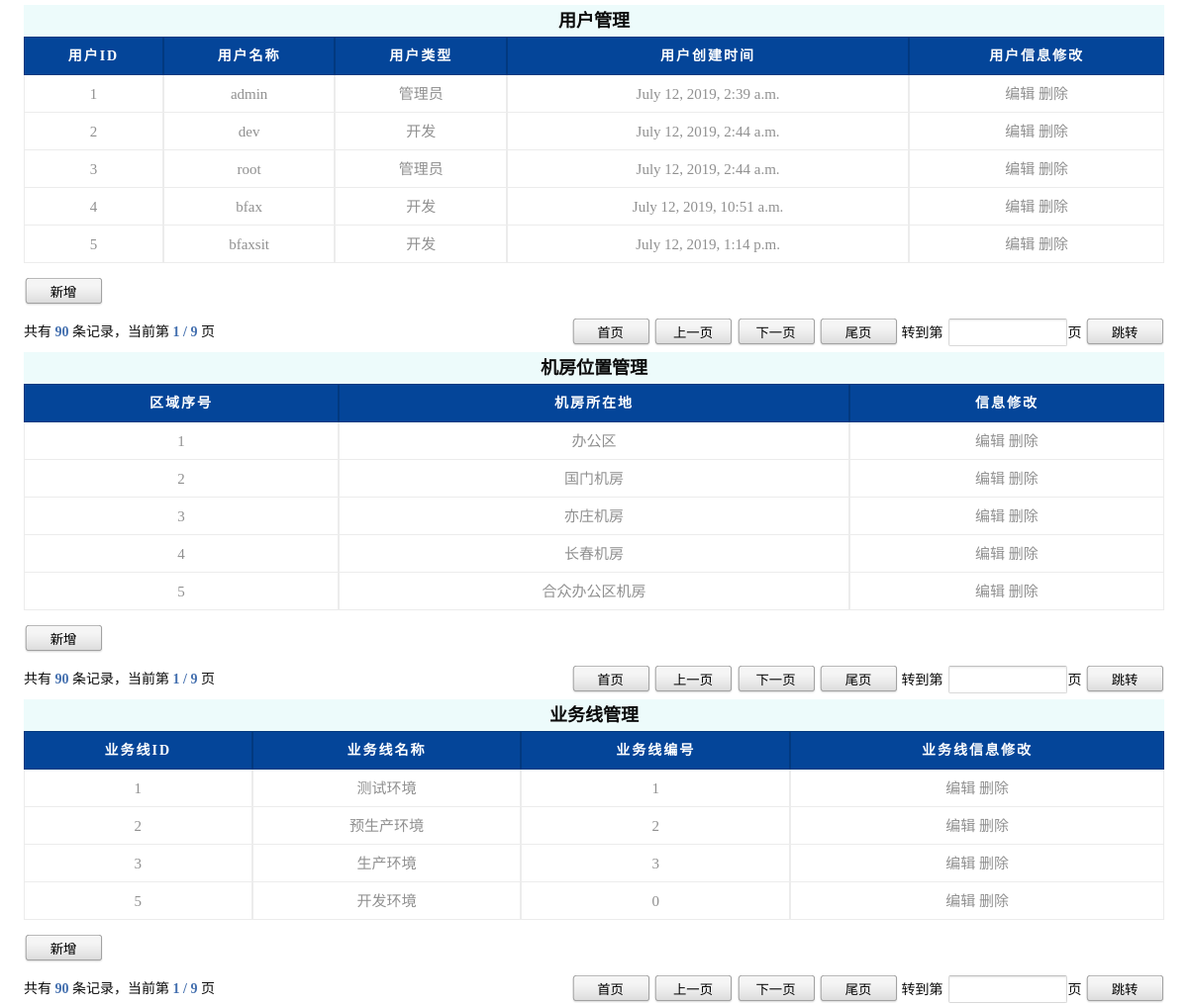
The page /app01/info_manage/ (signed in) on the database its author committed.
### app01/models.py (models this page shows)
class User(models.Model):
    name = models.CharField(max_length=18)
    pwd = models.CharField(max_length=32)
    type_choices = (
        (1,"开发"),
        (2,"测试"),
        (3,"管理员"),
    )
    type_id = models.IntegerField(choices=type_choices, default=1)
    ctime = models.DateTimeField(auto_now_add=True, null=True)

class Area(models.Model):
    location = models.CharField(max_length=32,null=True)

class Business(models.Model):
    caption = models.CharField(max_length=32)
    code = models.CharField(max_length=32)

### app01/views.py (the view)
    def inner(request,*args,**kwargs):
        if not request.session.get('is_login', None):
            return redirect('/app01/login/')
        return func(request,*args,**kwargs)

### app01/views.py (called while the page is built)
def auth(func):
    def inner(request,*args,**kwargs):
        if not request.session.get('is_login', None):
            return redirect('/app01/login/')
        return func(request,*args,**kwargs)
    return inner

@auth
def info_manage(request):
    user = models.User.objects.all()
    area = models.Area.objects.all()
    business = models.Business.objects.all()
    return render(request,'info_manage.html',{"user":user,"area":area,"business":business})

### templates/info_manage.html (shortened to what this page needs)
<!DOCTYPE html>
<html>
<head>
    <link href="/static/css/basic_layout.css" rel="stylesheet" type="text/css">
    <link href="/static/css/common_style.css" rel="stylesheet" type="text/css">
    <link rel="stylesheet" type="text/css" href="/static/css/jquery.fancybox-1.3.4.css" media="screen"></link>
</head>
<body>
	<form id="submitForm" name="submitForm" action="" method="post">
		<div id="container">
			<div class="ui_content">
                <table class="tab" cellspacing="0" cellpadding="0" width="100%" align="center"  border="0">
                    <tr>
                        <th colspan="2">用户管理</th>
                    </tr>
                </table>
				<div class="ui_tb">
					<table class="table" cellspacing="0" cellpadding="0" width="100%" align="center" border="0">
                        <tr>
                           <th>用户ID</th>
                            <th>用户名称</th>
                            <th>用户类型</th>
                            <th>用户创建时间</th>
                            <th>用户信息修改</th>
						</tr>
                            {% for row in user %}
                                <tr>
                                    <td>{{ row.id }}</td>
                                    <td>{{ row.name }}</td>
                                    <td>{{ row.get_type_id_display }}</td>
                                    <td>{{ row.ctime }}</td>
                                    <td>
                                        <a href="/app01/infoedit_user-{{ row.id }}" class="edit">编辑</a>
                                        <a href="/app01/infodel_user-{{ row.id }}">删除</a>
                                    </td>
                                </tr>
                            {% endfor %}
					</table>
				</div>
                <div id="box_bottom">
                    <input type="button" value="新增" class="ui_input_btn01" id="addBtn" style="float: left"/>
                </div>
				<div class="ui_tb_h30">
					<div class="ui_flt" style="height: 30px; line-height: 30px;">
						共有
						<span class="ui_txt_bold04">90</span>
						条记录，当前第
						<span class="ui_txt_bold04">1
						/
						9</span>
						页
					</div>
					<div class="ui_frt">
							<input type="button" value="首页" class="ui_input_btn01" />
							<input type="button" value="上一页" class="ui_input_btn01" />
							<input type="button" value="下一页" class="ui_input_btn01"
								onclick="jumpNormalPage(2);" />
							<input type="button" value="尾页" class="ui_input_btn01"
								onclick="jumpNormalPage(9);" />
						转到第<input type="text" id="jumpNumTxt" class="ui_input_txt01" />页
							 <input type="button" class="ui_input_btn01" value="跳转" onclick="jumpInputPage(9);" />
					</div>
				</div>
			</div>
		</div>
	</form>
	<form id="submitForm" name="submitForm" action="" method="post">
		<div id="container">
			<div class="ui_content">
                <table class="tab" cellspacing="0" cellpadding="0" width="100%" align="center"  border="0">
                    <tr>
                        <th colspan="2">机房位置管理</th>
                    </tr>
                </table>
				<div class="ui_tb">
					<table class="table" cellspacing="0" cellpadding="0" width="100%" align="center" border="0">
                        <tr>
                           <th>区域序号</th>
                            <th>机房所在地</th>
                            <th>信息修改</th>
						</tr>
                            {% for row in area %}
                                <tr>
                                    <td>{{ row.id }}</td>
                                    <td>{{ row.location }}</td>
                                    <td>
                                        <a href="/app01/infoedit_area-{{ row.id }}" class="edit">编辑</a>
                                        <a href="/app01/infodel_area-{{ row.id }}">删除</a>
                                    </td>
                                </tr>
                            {% endfor %}
					</table>
				</div>
                <div id="box_bottom">
                    <input type="button" value="新增" class="ui_input_btn01" id="areaaddBtn" style="float: left"/>
                </div>
				<div class="ui_tb_h30">
					<div class="ui_flt" style="height: 30px; line-height: 30px;">
						共有
						<span class="ui_txt_bold04">90</span>
						条记录，当前第
						<span class="ui_txt_bold04">1
						/
						9</span>
						页
					</div>
					<div class="ui_frt">
							<input type="button" value="首页" class="ui_input_btn01" />
							<input type="button" value="上一页" class="ui_input_btn01" />
							<input type="button" value="下一页" class="ui_input_btn01"
								onclick="jumpNormalPage(2);" />
							<input type="button" value="尾页" class="ui_input_btn01"
								onclick="jumpNormalPage(9);" />
						转到第<input type="text" id="jumpNumTxt" class="ui_input_txt01" />页
							 <input type="button" class="ui_input_btn01" value="跳转" onclick="jumpInputPage(9);" />
					</div>
				</div>
			</div>
		</div>
	</form>
	<form id="submitForm" name="submitForm" action="" method="post">
		<div id="container">
			<div class="ui_content">
                <table class="tab" cellspacing="0" cellpadding="0" width="100%" align="center"  border="0">
                    <tr>
                        <th colspan="2">业务线管理</th>
                    </tr>
                </table>
				<div class="ui_tb">
					<table class="table" cellspacing="0" cellpadding="0" width="100%" align="center" border="0">
                        <tr>
                           <th>业务线ID</th>
                            <th>业务线名称</th>
                            <th>业务线编号</th>
                            <th>业务线信息修改</th>
						</tr>
                            {% for row in business %}
                                <tr>
                                    <td>{{ row.id }}</td>
                                    <td>{{ row.caption }}</td>
                                    <td>{{ row.code }}</td>
                                    <td>
                                        <a href="/app01/infoedit_business-{{ row.id }}" class="edit">编辑</a>
                                        <a href="/app01/infodel_business-{{ row.id }}">删除</a>
                                    </td>
                                </tr>
                            {% endfor %}
					</table>
				</div>
                <div id="box_bottom">
                    <input type="button" value="新增" class="ui_input_btn01" id="businessaddBtn" style="float: left"/>
                </div>
				<div class="ui_tb_h30">
					<div class="ui_flt" style="height: 30px; line-height: 30px;">
						共有
						<span class="ui_txt_bold04">90</span>
						条记录，当前第
						<span class="ui_txt_bold04">1
						/
						9</span>
						页
					</div>
					<div class="ui_frt">
							<input type="button" value="首页" class="ui_input_btn01" />
							<input type="button" value="上一页" class="ui_input_btn01" />
							<input type="button" value="下一页" class="ui_input_btn01"
								onclick="jumpNormalPage(2);" />
							<input type="button" value="尾页" class="ui_input_btn01"
								onclick="jumpNormalPage(9);" />
						转到第<input type="text" id="jumpNumTxt" class="ui_input_txt01" />页
							 <input type="button" class="ui_input_btn01" value="跳转" onclick="jumpInputPage(9);" />
					</div>
				</div>
			</div>
		</div>
	</form>
</body>
</html>

### static/css/basic_layout.css (style rules this page uses)
#container { width: 96%; margin: 0 auto; overflow: hidden; }
.ui_content { margin-top: 5px; overflow: auto; clear: both; }
.ui_tb { overflow: visible; margin-bottom: 15px; }
.ui_tb_h30 { height: 30px; overflow: auto; }
#box_bottom { height: 40px; line-height: 40px; text-align: right; }

### static/css/common_style.css (style rules this page uses)
body { margin: 0; font: normal 15px "Microsoft YaHei"; color: #0C0C0C; font-size: 14px; line-height: 20px; }
html { height: 100%; margin: 0; padding: 0; }
body { height: 100%; margin: 0; padding: 0; font-family: "Microsoft Yahei" }
html,body,div,h1,ul,li,select,p,iframe,input,textarea { margin: 0; padding: 0; }
a:link,a:visited,a:hover,a:active { list-style: none; text-decoration: none; color: #909090; }
.table { padding: 0; margin: 0; position: relative; margin: 0 auto; }
.table tbody tr th { background: #044599 no-repeat; text-align: center; border-left: 1px solid #02397F; border-right: 1px solid #02397F; border-bottom: 1px solid #02397F; border-top: 1px solid #02397F; letter-spacing: 2px; text-transform: uppercase; font-size: 14px; color: #fff; height: 37px; }
.table tbody tr td { text-align: center; border-left: 1px solid #ECECEC; border-right: 1px solid #ECECEC; border-bottom: 1px solid #ECECEC; font-size: 15px; color: #909090; height: 37px; }
.ui_flt { float: left; }
.ui_frt { float: right; }
.ui_input_txt01 { width: 108px; height: 16px; margin: 1px 1px 1px 5px; outline: 0; padding: 5px; border: 1px solid; border-color: #C0C0C0 #D9D9D9 #D9D9D9; border-radius: 2px; background: #FFF; box-shadow: inset 0 1px 2px rgba(0, 0, 0, 0.1), 0 1px 0 rgba(255, 255, 255, 0.2); -webkit-transition: box-shadow, border-color .5s ease-in-out; -moz-transition: box-shadow, border-color .5s ease-in-out; -o-transition: box-shadow, border-color .5s ease-in-out; }
.ui_input_btn01 { width: 80px; height: 30px; line-height: 30px; text-align: center; border-style: none; cursor: pointer; font-family: "Microsoft YaHei", "微软雅黑", "sans-serif"; background: url('/static/images/login/btn.jpg') 0px -1px no-repeat; }
.ui_txt_bold04 { color: #4470AF; font-weight: bolder; }

### static/js/artDialog/skins/default.css (style rules this page uses)
body { _margin:0; _height:100%; }

### templates/info_manage.html (style rules this page uses)
.tab { background-color: #edfbfb; font-size: 18px; line-height: 32px; }

### rows shown on the page
User: id "1", name "admin", type_id "管理员", ctime "July 12, 2019, 2:39 a.m."
User: id "2", name "dev", type_id "开发", ctime "July 12, 2019, 2:44 a.m."
User: id "3", name "root", type_id "管理员", ctime "July 12, 2019, 2:44 a.m."
User: id "4", name "bfax", type_id "开发", ctime "July 12, 2019, 10:51 a.m."
User: id "5", name "bfaxsit", type_id "开发", ctime "July 12, 2019, 1:14 p.m."
Area: id "1", location "办公区"
Area: id "2", location "国门机房"
Area: id "3", location "亦庄机房"
Area: id "4", location "长春机房"
Area: id "5", location "合众办公区机房"
Business: id "1", caption "测试环境", code "1"
Business: id "2", caption "预生产环境", code "2"
Business: id "3", caption "生产环境", code "3"
Business: id "5", caption "开发环境", code "0"
